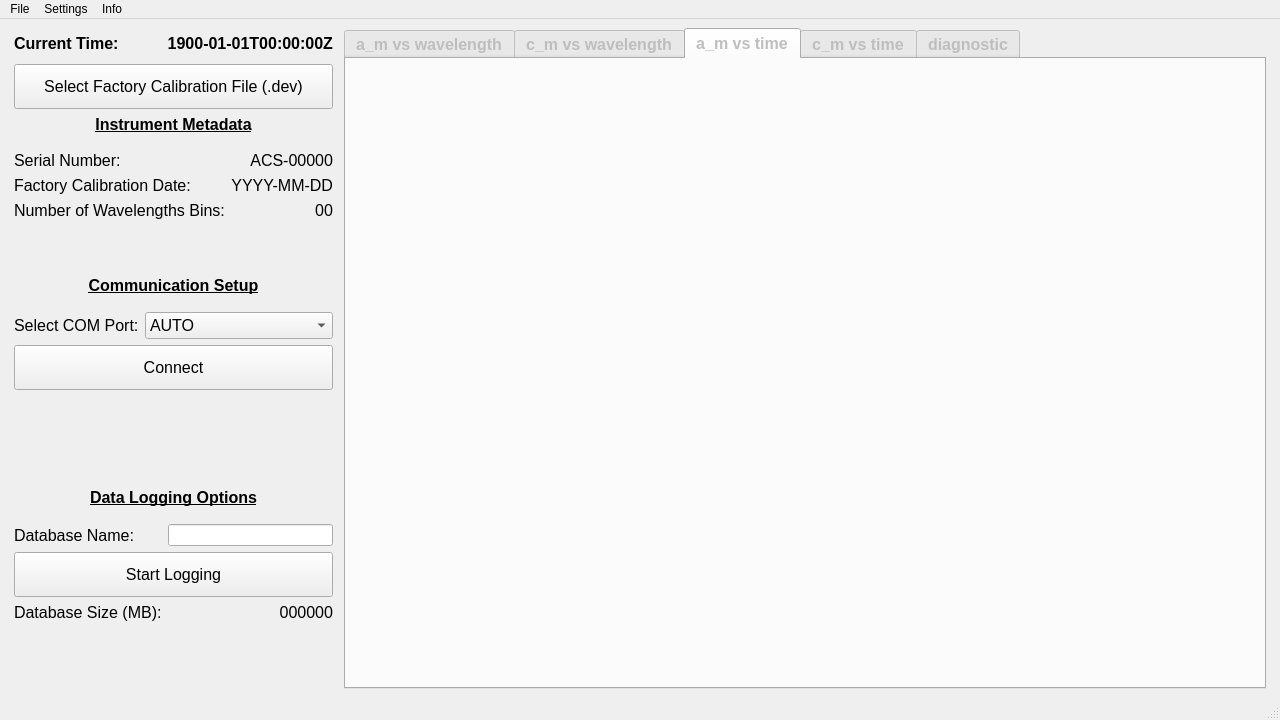
<?xml version="1.0" encoding="UTF-8"?>
<ui version="4.0">
 <class>MainWindow</class>
 <widget class="QMainWindow" name="MainWindow">
  <property name="geometry">
   <rect>
    <x>0</x>
    <y>0</y>
    <width>1280</width>
    <height>720</height>
   </rect>
  </property>
  <property name="minimumSize">
   <size>
    <width>1280</width>
    <height>720</height>
   </size>
  </property>
  <property name="windowTitle">
   <string>SoggyVision</string>
  </property>
  <property name="autoFillBackground">
   <bool>false</bool>
  </property>
  <property name="toolButtonStyle">
   <enum>Qt::ToolButtonTextOnly</enum>
  </property>
  <property name="tabShape">
   <enum>QTabWidget::Rounded</enum>
  </property>
  <widget class="QWidget" name="centralwidget">
   <layout class="QHBoxLayout" name="horizontalLayout">
    <item>
     <spacer name="horizontalSpacer_2">
      <property name="orientation">
       <enum>Qt::Horizontal</enum>
      </property>
      <property name="sizeType">
       <enum>QSizePolicy::Fixed</enum>
      </property>
      <property name="sizeHint" stdset="0">
       <size>
        <width>5</width>
        <height>20</height>
       </size>
      </property>
     </spacer>
    </item>
    <item>
     <layout class="QVBoxLayout" name="verticalLayout">
      <item>
       <spacer name="verticalSpacer_4">
        <property name="orientation">
         <enum>Qt::Vertical</enum>
        </property>
        <property name="sizeType">
         <enum>QSizePolicy::Fixed</enum>
        </property>
        <property name="sizeHint" stdset="0">
         <size>
          <width>20</width>
          <height>5</height>
         </size>
        </property>
       </spacer>
      </item>
      <item>
       <layout class="QHBoxLayout" name="horizontalLayout_2">
        <item>
         <widget class="QLabel" name="CurrentTimeLabel">
          <property name="sizePolicy">
           <sizepolicy hsizetype="Preferred" vsizetype="Fixed">
            <horstretch>0</horstretch>
            <verstretch>0</verstretch>
           </sizepolicy>
          </property>
          <property name="minimumSize">
           <size>
            <width>0</width>
            <height>20</height>
           </size>
          </property>
          <property name="font">
           <font>
            <pointsize>12</pointsize>
            <bold>true</bold>
           </font>
          </property>
          <property name="text">
           <string>Current Time: </string>
          </property>
         </widget>
        </item>
        <item>
         <widget class="QLabel" name="ClockUTC">
          <property name="sizePolicy">
           <sizepolicy hsizetype="Preferred" vsizetype="Fixed">
            <horstretch>0</horstretch>
            <verstretch>0</verstretch>
           </sizepolicy>
          </property>
          <property name="minimumSize">
           <size>
            <width>0</width>
            <height>20</height>
           </size>
          </property>
          <property name="font">
           <font>
            <pointsize>12</pointsize>
            <bold>true</bold>
           </font>
          </property>
          <property name="toolTip">
           <string>The current system time in an ISO8 601 format.</string>
          </property>
          <property name="text">
           <string>1900-01-01T00:00:00Z</string>
          </property>
          <property name="alignment">
           <set>Qt::AlignRight|Qt::AlignTrailing|Qt::AlignVCenter</set>
          </property>
         </widget>
        </item>
       </layout>
      </item>
      <item>
       <spacer name="verticalSpacer_3">
        <property name="orientation">
         <enum>Qt::Vertical</enum>
        </property>
        <property name="sizeType">
         <enum>QSizePolicy::Fixed</enum>
        </property>
        <property name="sizeHint" stdset="0">
         <size>
          <width>20</width>
          <height>5</height>
         </size>
        </property>
       </spacer>
      </item>
      <item>
       <layout class="QFormLayout" name="MetadataLayout">
        <item row="1" column="0" colspan="2">
         <widget class="QPushButton" name="LoadDevButton">
          <property name="minimumSize">
           <size>
            <width>275</width>
            <height>45</height>
           </size>
          </property>
          <property name="font">
           <font>
            <pointsize>12</pointsize>
           </font>
          </property>
          <property name="toolTip">
           <string>Click this to load a factory calibration file.</string>
          </property>
          <property name="text">
           <string>Select Factory Calibration File (.dev)</string>
          </property>
         </widget>
        </item>
        <item row="2" column="0" colspan="2">
         <widget class="QLabel" name="MetadataHeader">
          <property name="font">
           <font>
            <pointsize>12</pointsize>
            <bold>true</bold>
            <underline>true</underline>
           </font>
          </property>
          <property name="text">
           <string>Instrument Metadata</string>
          </property>
          <property name="alignment">
           <set>Qt::AlignCenter</set>
          </property>
         </widget>
        </item>
        <item row="3" column="0">
         <spacer name="verticalSpacer_5">
          <property name="orientation">
           <enum>Qt::Vertical</enum>
          </property>
          <property name="sizeType">
           <enum>QSizePolicy::Fixed</enum>
          </property>
          <property name="sizeHint" stdset="0">
           <size>
            <width>20</width>
            <height>5</height>
           </size>
          </property>
         </spacer>
        </item>
        <item row="4" column="0">
         <widget class="QLabel" name="SNLabel">
          <property name="font">
           <font>
            <pointsize>12</pointsize>
           </font>
          </property>
          <property name="text">
           <string>Serial Number:</string>
          </property>
         </widget>
        </item>
        <item row="4" column="1">
         <widget class="QLabel" name="SN">
          <property name="font">
           <font>
            <pointsize>12</pointsize>
           </font>
          </property>
          <property name="toolTip">
           <string>This is the factory serial number of the ACS, converted from the hexadecimal serial number and zero-padded to a five digit number.</string>
          </property>
          <property name="text">
           <string>ACS-00000</string>
          </property>
          <property name="alignment">
           <set>Qt::AlignRight|Qt::AlignTrailing|Qt::AlignVCenter</set>
          </property>
         </widget>
        </item>
        <item row="5" column="0">
         <widget class="QLabel" name="CalDateLabel">
          <property name="font">
           <font>
            <pointsize>12</pointsize>
           </font>
          </property>
          <property name="text">
           <string>Factory Calibration Date:</string>
          </property>
         </widget>
        </item>
        <item row="5" column="1">
         <widget class="QLabel" name="CalDate">
          <property name="font">
           <font>
            <pointsize>12</pointsize>
           </font>
          </property>
          <property name="toolTip">
           <string>The factory calibration date in the format of YYYY-MM-DD.</string>
          </property>
          <property name="text">
           <string>YYYY-MM-DD</string>
          </property>
          <property name="alignment">
           <set>Qt::AlignRight|Qt::AlignTrailing|Qt::AlignVCenter</set>
          </property>
         </widget>
        </item>
        <item row="6" column="0">
         <widget class="QLabel" name="NumWvlsLabel">
          <property name="font">
           <font>
            <pointsize>12</pointsize>
           </font>
          </property>
          <property name="text">
           <string>Number of Wavelengths Bins:</string>
          </property>
         </widget>
        </item>
        <item row="6" column="1">
         <widget class="QLabel" name="NumWvls">
          <property name="font">
           <font>
            <pointsize>12</pointsize>
           </font>
          </property>
          <property name="toolTip">
           <string>The number of factory derived wavelength bins for each channel.</string>
          </property>
          <property name="text">
           <string>00</string>
          </property>
          <property name="alignment">
           <set>Qt::AlignRight|Qt::AlignTrailing|Qt::AlignVCenter</set>
          </property>
         </widget>
        </item>
       </layout>
      </item>
      <item>
       <spacer name="verticalSpacer">
        <property name="orientation">
         <enum>Qt::Vertical</enum>
        </property>
        <property name="sizeType">
         <enum>QSizePolicy::Fixed</enum>
        </property>
        <property name="sizeHint" stdset="0">
         <size>
          <width>20</width>
          <height>5</height>
         </size>
        </property>
       </spacer>
      </item>
      <item>
       <layout class="QFormLayout" name="CommLayout">
        <item row="0" column="0" colspan="2">
         <widget class="QLabel" name="CommSetupHeader">
          <property name="font">
           <font>
            <pointsize>12</pointsize>
            <bold>true</bold>
            <underline>true</underline>
           </font>
          </property>
          <property name="text">
           <string>Communication Setup</string>
          </property>
          <property name="alignment">
           <set>Qt::AlignCenter</set>
          </property>
         </widget>
        </item>
        <item row="2" column="0">
         <widget class="QLabel" name="COMPortLabel">
          <property name="font">
           <font>
            <pointsize>12</pointsize>
           </font>
          </property>
          <property name="text">
           <string>Select COM Port:</string>
          </property>
         </widget>
        </item>
        <item row="2" column="1">
         <widget class="QComboBox" name="COMPortCombo">
          <property name="font">
           <font>
            <pointsize>12</pointsize>
           </font>
          </property>
          <property name="toolTip">
           <string>Select a COM port to connect to.</string>
          </property>
          <property name="currentText">
           <string>AUTO</string>
          </property>
          <property name="placeholderText">
           <string/>
          </property>
          <item>
           <property name="text">
            <string>AUTO</string>
           </property>
          </item>
         </widget>
        </item>
        <item row="3" column="0" colspan="2">
         <widget class="QPushButton" name="ConnectDisconnectButton">
          <property name="minimumSize">
           <size>
            <width>0</width>
            <height>45</height>
           </size>
          </property>
          <property name="font">
           <font>
            <pointsize>12</pointsize>
           </font>
          </property>
          <property name="toolTip">
           <string>Click this to connect or disconnect to a serial port that an ACS is connected to.</string>
          </property>
          <property name="text">
           <string>Connect</string>
          </property>
         </widget>
        </item>
        <item row="1" column="0">
         <spacer name="verticalSpacer_6">
          <property name="orientation">
           <enum>Qt::Vertical</enum>
          </property>
          <property name="sizeType">
           <enum>QSizePolicy::Fixed</enum>
          </property>
          <property name="sizeHint" stdset="0">
           <size>
            <width>20</width>
            <height>5</height>
           </size>
          </property>
         </spacer>
        </item>
       </layout>
      </item>
      <item>
       <spacer name="verticalSpacer_2">
        <property name="orientation">
         <enum>Qt::Vertical</enum>
        </property>
        <property name="sizeType">
         <enum>QSizePolicy::Fixed</enum>
        </property>
        <property name="sizeHint" stdset="0">
         <size>
          <width>20</width>
          <height>5</height>
         </size>
        </property>
       </spacer>
      </item>
      <item>
       <layout class="QFormLayout" name="DataCollectionLayout">
        <item row="0" column="0" colspan="2">
         <widget class="QLabel" name="DataCollectionHeader">
          <property name="font">
           <font>
            <pointsize>12</pointsize>
            <bold>true</bold>
            <underline>true</underline>
           </font>
          </property>
          <property name="text">
           <string>Data Logging Options</string>
          </property>
          <property name="alignment">
           <set>Qt::AlignCenter</set>
          </property>
         </widget>
        </item>
        <item row="2" column="0">
         <widget class="QLabel" name="FilepathInputLabel">
          <property name="font">
           <font>
            <pointsize>12</pointsize>
           </font>
          </property>
          <property name="text">
           <string>Database Name:</string>
          </property>
         </widget>
        </item>
        <item row="2" column="1">
         <widget class="QLineEdit" name="FilepathInput">
          <property name="sizePolicy">
           <sizepolicy hsizetype="Preferred" vsizetype="Fixed">
            <horstretch>0</horstretch>
            <verstretch>0</verstretch>
           </sizepolicy>
          </property>
          <property name="font">
           <font>
            <pointsize>8</pointsize>
           </font>
          </property>
          <property name="toolTip">
           <string>Enter a filename that data will be logged to.</string>
          </property>
         </widget>
        </item>
        <item row="3" column="0" colspan="2">
         <widget class="QPushButton" name="StartStopLogButton">
          <property name="minimumSize">
           <size>
            <width>0</width>
            <height>45</height>
           </size>
          </property>
          <property name="font">
           <font>
            <pointsize>12</pointsize>
           </font>
          </property>
          <property name="toolTip">
           <string>Click this to start or stop logging of data to a database.</string>
          </property>
          <property name="text">
           <string>Start Logging</string>
          </property>
         </widget>
        </item>
        <item row="4" column="0">
         <widget class="QLabel" name="FileSizeLabel">
          <property name="font">
           <font>
            <pointsize>12</pointsize>
           </font>
          </property>
          <property name="text">
           <string>Database Size (MB):</string>
          </property>
         </widget>
        </item>
        <item row="4" column="1">
         <widget class="QLabel" name="FileSize">
          <property name="font">
           <font>
            <pointsize>12</pointsize>
           </font>
          </property>
          <property name="toolTip">
           <string>The approximate size of the database where data is being logged.</string>
          </property>
          <property name="text">
           <string>000000</string>
          </property>
          <property name="alignment">
           <set>Qt::AlignRight|Qt::AlignTrailing|Qt::AlignVCenter</set>
          </property>
         </widget>
        </item>
        <item row="1" column="0">
         <spacer name="verticalSpacer_7">
          <property name="orientation">
           <enum>Qt::Vertical</enum>
          </property>
          <property name="sizeType">
           <enum>QSizePolicy::Fixed</enum>
          </property>
          <property name="sizeHint" stdset="0">
           <size>
            <width>20</width>
            <height>5</height>
           </size>
          </property>
         </spacer>
        </item>
       </layout>
      </item>
     </layout>
    </item>
    <item>
     <spacer name="horizontalSpacer_3">
      <property name="orientation">
       <enum>Qt::Horizontal</enum>
      </property>
      <property name="sizeType">
       <enum>QSizePolicy::Minimum</enum>
      </property>
      <property name="sizeHint" stdset="0">
       <size>
        <width>5</width>
        <height>20</height>
       </size>
      </property>
     </spacer>
    </item>
    <item>
     <widget class="QTabWidget" name="Visualizer">
      <property name="enabled">
       <bool>false</bool>
      </property>
      <property name="font">
       <font>
        <pointsize>12</pointsize>
        <bold>true</bold>
       </font>
      </property>
      <property name="toolTip">
       <string>Subplots of various ACS outputs intended for diagnostic purposes.</string>
      </property>
      <property name="tabPosition">
       <enum>QTabWidget::North</enum>
      </property>
      <property name="currentIndex">
       <number>2</number>
      </property>
      <property name="usesScrollButtons">
       <bool>true</bool>
      </property>
      <property name="movable">
       <bool>true</bool>
      </property>
      <widget class="PlotWidget" name="AvW">
       <property name="enabled">
        <bool>false</bool>
       </property>
       <property name="font">
        <font>
         <pointsize>12</pointsize>
         <bold>true</bold>
        </font>
       </property>
       <property name="toolTip">
        <string>A plot of the measured absorption (y-axis) by wavelength (x-axis).</string>
       </property>
       <attribute name="title">
        <string>a_m vs wavelength</string>
       </attribute>
      </widget>
      <widget class="PlotWidget" name="CvW">
       <property name="toolTip">
        <string>A plot of the measured attenuation (y-axis) by wavelength (x-axis).</string>
       </property>
       <attribute name="title">
        <string>c_m vs wavelength</string>
       </attribute>
      </widget>
      <widget class="PlotWidget" name="AvT">
       <property name="toolTip">
        <string>A plot of the measured absorption (y-axis) by time (x-axis).</string>
       </property>
       <attribute name="title">
        <string>a_m vs time</string>
       </attribute>
      </widget>
      <widget class="PlotWidget" name="CvT">
       <property name="toolTip">
        <string>A plot of the measured attenuation (y-axis) by time (x-axis).</string>
       </property>
       <attribute name="title">
        <string>c_m vs time</string>
       </attribute>
      </widget>
      <widget class="GraphicsLayoutWidget" name="Diagnostic">
       <attribute name="title">
        <string>diagnostic</string>
       </attribute>
      </widget>
     </widget>
    </item>
    <item>
     <spacer name="horizontalSpacer_4">
      <property name="orientation">
       <enum>Qt::Horizontal</enum>
      </property>
      <property name="sizeType">
       <enum>QSizePolicy::Preferred</enum>
      </property>
      <property name="sizeHint" stdset="0">
       <size>
        <width>5</width>
        <height>20</height>
       </size>
      </property>
     </spacer>
    </item>
   </layout>
  </widget>
  <widget class="QMenuBar" name="menubar">
   <property name="geometry">
    <rect>
     <x>0</x>
     <y>0</y>
     <width>1280</width>
     <height>22</height>
    </rect>
   </property>
   <widget class="QMenu" name="menuFile">
    <property name="font">
     <font>
      <pointsize>12</pointsize>
     </font>
    </property>
    <property name="title">
     <string>File</string>
    </property>
    <addaction name="actionExport"/>
    <addaction name="separator"/>
    <addaction name="actionReset"/>
    <addaction name="actionExit"/>
    <addaction name="separator"/>
    <addaction name="actionAbout"/>
   </widget>
   <widget class="QMenu" name="menuPlot_Settings">
    <property name="font">
     <font>
      <pointsize>12</pointsize>
     </font>
    </property>
    <property name="title">
     <string>Settings</string>
    </property>
    <addaction name="actionVs_Time"/>
   </widget>
   <widget class="QMenu" name="menuInfo">
    <property name="font">
     <font>
      <pointsize>12</pointsize>
     </font>
    </property>
    <property name="title">
     <string>Info</string>
    </property>
    <widget class="QMenu" name="menuACS_Processing">
     <property name="font">
      <font>
       <pointsize>12</pointsize>
      </font>
     </property>
     <property name="title">
      <string>Additional Resources (External Browser)</string>
     </property>
     <addaction name="actionTemperature_Salinity_Correction"/>
     <addaction name="actionScattering_Correction"/>
     <addaction name="actionData_Products"/>
    </widget>
    <addaction name="actionSensor_Metadata"/>
    <addaction name="separator"/>
    <addaction name="actionApplication_Computations"/>
    <addaction name="separator"/>
    <addaction name="actionManufacturer_Documents"/>
    <addaction name="menuACS_Processing"/>
   </widget>
   <addaction name="menuFile"/>
   <addaction name="menuPlot_Settings"/>
   <addaction name="menuInfo"/>
  </widget>
  <widget class="QStatusBar" name="statusbar"/>
  <action name="actionVs_Wavelength">
   <property name="text">
    <string>Vs Wavelength</string>
   </property>
   <property name="font">
    <font>
     <pointsize>12</pointsize>
    </font>
   </property>
  </action>
  <action name="actionVs_Time">
   <property name="text">
    <string>Vs Time Plots</string>
   </property>
   <property name="font">
    <font>
     <pointsize>12</pointsize>
    </font>
   </property>
  </action>
  <action name="actionExit">
   <property name="icon">
    <iconset theme="application-exit">
     <normaloff>.</normaloff>.</iconset>
   </property>
   <property name="text">
    <string>Exit</string>
   </property>
   <property name="toolTip">
    <string>Exit the application.</string>
   </property>
   <property name="statusTip">
    <string>Exit the application.</string>
   </property>
   <property name="font">
    <font>
     <pointsize>12</pointsize>
    </font>
   </property>
  </action>
  <action name="actionReset">
   <property name="text">
    <string>Reset</string>
   </property>
   <property name="toolTip">
    <string>Reset the application.</string>
   </property>
   <property name="statusTip">
    <string>Reset the application.</string>
   </property>
   <property name="font">
    <font>
     <pointsize>12</pointsize>
    </font>
   </property>
  </action>
  <action name="actionAbout">
   <property name="text">
    <string>About</string>
   </property>
   <property name="font">
    <font>
     <pointsize>12</pointsize>
    </font>
   </property>
  </action>
  <action name="actionExport">
   <property name="text">
    <string>Export Data</string>
   </property>
   <property name="font">
    <font>
     <pointsize>12</pointsize>
    </font>
   </property>
  </action>
  <action name="actionSensor_Metadata">
   <property name="text">
    <string>Selected Sensor Metadata</string>
   </property>
   <property name="font">
    <font>
     <pointsize>12</pointsize>
    </font>
   </property>
  </action>
  <action name="actionManufacturer_Documents">
   <property name="text">
    <string>Manufacturer Documents (External Browser)</string>
   </property>
   <property name="font">
    <font>
     <pointsize>12</pointsize>
    </font>
   </property>
  </action>
  <action name="actionApplication_Computations">
   <property name="text">
    <string>Application Data and Flag Output</string>
   </property>
   <property name="font">
    <font>
     <pointsize>12</pointsize>
    </font>
   </property>
  </action>
  <action name="actionTemperature_Salinity_Correction">
   <property name="text">
    <string>Temperature-Salinity Correction</string>
   </property>
  </action>
  <action name="actionScattering_Correction">
   <property name="text">
    <string>Scattering Correction</string>
   </property>
  </action>
  <action name="actionData_Products">
   <property name="text">
    <string>Data Products</string>
   </property>
  </action>
  <action name="actionDiagnostic">
   <property name="text">
    <string>Diagnostic</string>
   </property>
   <property name="font">
    <font>
     <pointsize>12</pointsize>
    </font>
   </property>
  </action>
  <action name="actionApplication">
   <property name="text">
    <string>Application</string>
   </property>
  </action>
 </widget>
 <customwidgets>
  <customwidget>
   <class>GraphicsLayoutWidget</class>
   <extends>QWidget</extends>
   <header>pyqtgraph</header>
   <container>1</container>
  </customwidget>
  <customwidget>
   <class>PlotWidget</class>
   <extends>QWidget</extends>
   <header>pyqtgraph</header>
   <container>1</container>
  </customwidget>
 </customwidgets>
 <tabstops>
  <tabstop>COMPortCombo</tabstop>
  <tabstop>ConnectDisconnectButton</tabstop>
  <tabstop>FilepathInput</tabstop>
  <tabstop>StartStopLogButton</tabstop>
  <tabstop>LoadDevButton</tabstop>
  <tabstop>Visualizer</tabstop>
 </tabstops>
 <resources/>
 <connections/>
</ui>
